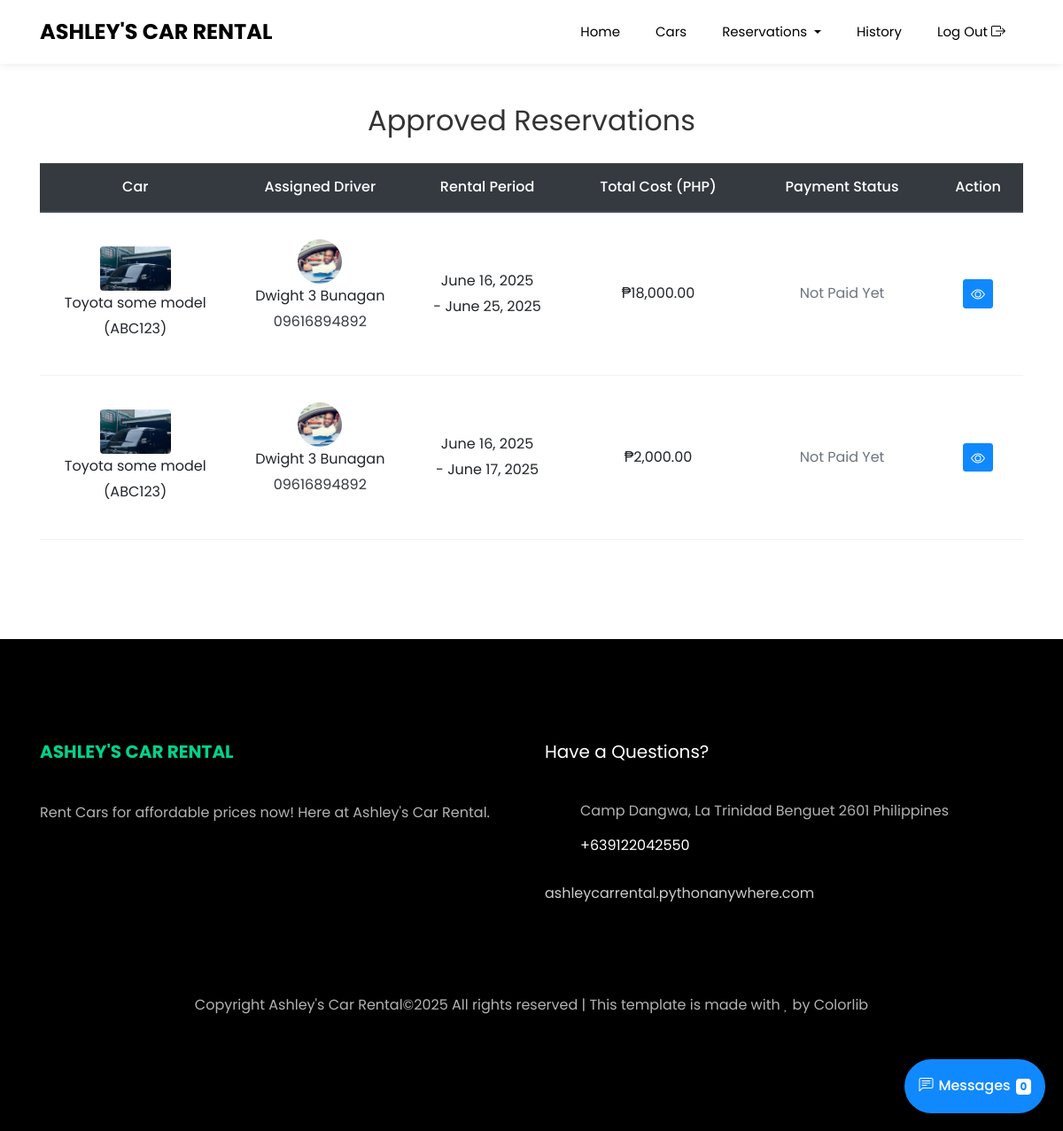
Screenshot of /user/user-approved-reservations/ (signed in) with the database file from the repository.
### administrator/models.py (models this page shows, shortened)
class Reservation(models.Model):
    STATUS_CHOICES = (
        ('pending', 'Pending'),
        ('approved', 'Approved'),
        ('cancelled', 'Cancelled'),
        ('completed', 'Completed'),
    )
    PAYMENT_CHOICES = (
        ('onsite', 'Onsite'),
        ('gcash', 'GCash'),
    )
    PAYMENT_STATUS_CHOICES = (
        ('not_paid', 'Not Paid Yet'),
        ('paid', 'Paid'),
    )
    CANCELLED_BY_CHOICES = (
        ('user', 'User'),
        ('admin', 'Admin'),
    )
    user = models.ForeignKey(User, on_delete=models.CASCADE)
    car = models.ForeignKey('Car', on_delete=models.CASCADE)
    driver = models.ForeignKey('Driver', on_delete=models.SET_NULL, null=True, blank=True)
    start_date = models.DateTimeField()
    end_date = models.DateTimeField()
    payment_method = models.CharField(max_length=10, choices=PAYMENT_CHOICES, default='onsite')
    status = models.CharField(max_length=10, choices=STATUS_CHOICES, default='pending')
    total_cost = models.DecimalField(max_digits=10, decimal_places=2, default=0.00)
    payment_status = models.CharField(max_length=10, choices=PAYMENT_STATUS_CHOICES, default='not_paid')
    is_cancelled_notif = models.BooleanField(default=False)
    is_approved_notif = models.BooleanField(default=False)
    reason_for_cancelling = models.TextField(blank=True, null=True)
    cancelled_by = models.CharField(max_length=10, choices=CANCELLED_BY_CHOICES, blank=True, null=True)
    date_completed = models.DateTimeField(null=True, blank=True)
    created_at = models.DateTimeField(auto_now_add=True)

class Car(models.Model):
    BODY_TYPES = (
        ('sedan', 'Sedan'),
        ('suv', 'SUV'),
        ('truck', 'Truck'),
        ('van', 'Van'),
        ('bus', 'Bus'),
        ('coupe', 'Coupe'),
    )
    brand = models.CharField(max_length=50)
    model = models.CharField(max_length=50)
    year = models.PositiveIntegerField()
    plate_number = models.CharField(max_length=20, unique=True)
    body_type = models.CharField(max_length=10, choices=BODY_TYPES)
    available = models.BooleanField(default=True)
    price_per_day = models.DecimalField(max_digits=10, decimal_places=2, help_text="Price per day in USD")
    image = models.ImageField(upload_to='car_images/', null=True, blank=True)

class Driver(models.Model):
    user = models.OneToOneField(User, on_delete=models.CASCADE)
    license_number = models.CharField(max_length=50, unique=True)
    phone_number = models.CharField(max_length=15, unique=True)
    image = models.ImageField(upload_to='driver_images/', default='driver_images/default.jpg', blank=True, null=True)
    availability = models.BooleanField(default=True)  # New field for availability

### user/views.py (the view)
# urls.py: path('approved-reservations/', views.approved_reservations, name='approved_reservations'),
@login_required
def approved_reservations(request):
    reservations = Reservation.objects.filter(status='approved', user=request.user).order_by("-id")
    return render(request, 'user/approved_reservations.html', {'reservations': reservations})

### driver/context_processors.py (called while the page is built, shortened)
def driver_reservation_counts(request):
    return {}

### templates/user/approved_reservations.html (shortened to what this page needs)
{% extends 'user/base.html' %}
{% load humanize %}
{% block content %}
<section class="ftco-section mt-3">
    <div class="container">
        <h2 class="mb-4 text-center">Approved Reservations</h2>
        {% if reservations %}
            <div class="table-responsive">
                <table class="table table-hover">
                    <thead class="thead-dark">
                        <tr class="text-center">
                            <th>Car</th>
                            <th>Assigned Driver</th>
                            <th>Rental Period</th>
                            <th>Total Cost (PHP)</th>
                            <th>Payment Status</th>
                            <th>Action</th>
                        </tr>
                    </thead>
                    <tbody>
                        {% for reservation in reservations %}
                        <tr class="text-center">
                            <td>
                                <img src="{{ reservation.car.image.url }}" alt="{{ reservation.car.brand }} {{ reservation.car.model }}"
                                     class="img-fluid rounded" style="width: 80px; height: 50px; object-fit: cover;">
                                <br>
                                {{ reservation.car.brand }} {{ reservation.car.model }} <br>
                                ({{ reservation.car.plate_number}})
                            </td>
                            <td>
                            {% if reservation.driver %}
                                <img src="{{ reservation.driver.image.url }}"
                                        alt="{{ reservation.driver.name }}"
                                        class="img-fluid rounded-circle"
                                        style="width: 50px; height: 50px; object-fit: cover;">
                                <br>
                                {{ reservation.driver.user.first_name }} {{ reservation.driver.user.last_name }} <br>
                                <p class="text-dark">{{ reservation.driver.phone_number }}</p>
                            {% else %}
                                <span class="text-muted">No driver assigned</span>
                            {% endif %}
                            </td>
                            <td>
                                {{ reservation.start_date|date:"F d, Y" }} <br>
                                - {{ reservation.end_date|date:"F d, Y" }}
                            </td>
                            <td>₱{{ reservation.total_cost|floatformat:2|intcomma }}</td>
                            <td>
                                {% if reservation.payment_status == "paid" %}
                                    <span class="text-muted">Paid</span>
                                {% else %}
                                    <span class="text-muted">Not Paid Yet</span>
                                {% endif %}
                            </td>
                            <td>
                                <button class="btn btn-primary btn-sm view-reservation"
                                    data-toggle="modal"
                                    data-target="#receiptModal"
                                    data-plate="{{ reservation.car.plate_number }}"
                                    data-make="{{ reservation.car.brand }}"
                                    data-model="{{ reservation.car.model }}"
                                    data-start="{{ reservation.start_date|date:'F d, Y' }}"
                                    data-end="{{ reservation.end_date|date:'F d, Y' }}"
                                    data-status="{% if reservation.payment_status == 'paid' %}Paid{% else %}Not Paid Yet{% endif %}"
                                    data-cost="₱{{ reservation.total_cost|floatformat:2|intcomma }}">
                                </button>
                            </td>
                        </tr>
                        {% endfor %}
                    </tbody>
                </table>
            </div>
        {% else %}
            <p class="text-center">You have no approved reservations.</p>
        {% endif %}
    </div>
</section>
{% endblock %}

### rows the page displays
Reservation: car.image (picture), car.brand "Toyota", car.model "some model", car.plate_number "ABC123", driver.image (picture), driver.user.first_name "Dwight 3", driver.user.last_name "Bunagan", driver.phone_number "09616894892", start_date "June 16, 2025", end_date "June 25, 2025", total_cost "18,000.00", payment_status "Not Paid Yet"
Reservation: car.image (picture), car.brand "Toyota", car.model "some model", car.plate_number "ABC123", driver.image (picture), driver.user.first_name "Dwight 3", driver.user.last_name "Bunagan", driver.phone_number "09616894892", start_date "June 16, 2025", end_date "June 17, 2025", total_cost "2,000.00", payment_status "Not Paid Yet"
